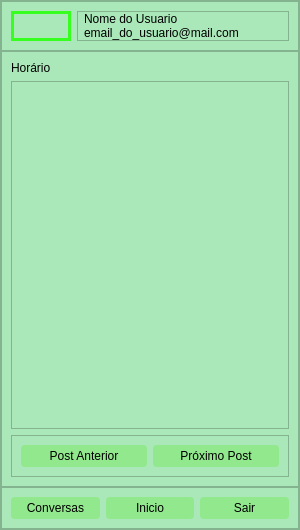
<?xml version="1.0" encoding="UTF-8"?>
<ui version="4.0">
 <class>MainWindow</class>
 <widget class="QMainWindow" name="MainWindow">
  <property name="geometry">
   <rect>
    <x>0</x>
    <y>0</y>
    <width>300</width>
    <height>530</height>
   </rect>
  </property>
  <property name="minimumSize">
   <size>
    <width>300</width>
    <height>530</height>
   </size>
  </property>
  <property name="maximumSize">
   <size>
    <width>300</width>
    <height>16777215</height>
   </size>
  </property>
  <property name="windowTitle">
   <string>MainWindow</string>
  </property>
  <widget class="QWidget" name="centralwidget">
   <property name="maximumSize">
    <size>
     <width>300</width>
     <height>16777215</height>
    </size>
   </property>
   <layout class="QVBoxLayout" name="verticalLayout">
    <property name="spacing">
     <number>0</number>
    </property>
    <property name="leftMargin">
     <number>0</number>
    </property>
    <property name="topMargin">
     <number>0</number>
    </property>
    <property name="rightMargin">
     <number>0</number>
    </property>
    <property name="bottomMargin">
     <number>0</number>
    </property>
    <item>
     <widget class="QFrame" name="tela_perfil">
      <property name="styleSheet">
       <string notr="true">background-color: rgb(170, 232, 185);
</string>
      </property>
      <property name="frameShape">
       <enum>QFrame::StyledPanel</enum>
      </property>
      <property name="frameShadow">
       <enum>QFrame::Raised</enum>
      </property>
      <layout class="QVBoxLayout" name="verticalLayout_2">
       <property name="spacing">
        <number>0</number>
       </property>
       <property name="leftMargin">
        <number>0</number>
       </property>
       <property name="topMargin">
        <number>0</number>
       </property>
       <property name="rightMargin">
        <number>0</number>
       </property>
       <property name="bottomMargin">
        <number>0</number>
       </property>
       <item>
        <widget class="QFrame" name="perfil_infos">
         <property name="maximumSize">
          <size>
           <width>16777215</width>
           <height>80</height>
          </size>
         </property>
         <property name="frameShape">
          <enum>QFrame::StyledPanel</enum>
         </property>
         <property name="frameShadow">
          <enum>QFrame::Raised</enum>
         </property>
         <layout class="QHBoxLayout" name="horizontalLayout_2">
          <item>
           <widget class="QFrame" name="foto_perfil">
            <property name="maximumSize">
             <size>
              <width>60</width>
              <height>16777215</height>
             </size>
            </property>
            <property name="styleSheet">
             <string notr="true">QFrame{
	
	image: url(:/icones/pato.jpg);
	
	border-radius : 100px;
	border: 3px solid rgb(54, 255, 32)
}</string>
            </property>
            <property name="frameShape">
             <enum>QFrame::StyledPanel</enum>
            </property>
            <property name="frameShadow">
             <enum>QFrame::Plain</enum>
            </property>
           </widget>
          </item>
          <item>
           <widget class="QFrame" name="infos">
            <property name="frameShape">
             <enum>QFrame::StyledPanel</enum>
            </property>
            <property name="frameShadow">
             <enum>QFrame::Raised</enum>
            </property>
            <layout class="QVBoxLayout" name="verticalLayout_3">
             <property name="spacing">
              <number>0</number>
             </property>
             <property name="leftMargin">
              <number>6</number>
             </property>
             <property name="topMargin">
              <number>0</number>
             </property>
             <property name="rightMargin">
              <number>0</number>
             </property>
             <property name="bottomMargin">
              <number>0</number>
             </property>
             <item>
              <widget class="QLabel" name="Nome">
               <property name="styleSheet">
                <string notr="true">font: 87 15pt &quot;Arial Black&quot;;</string>
               </property>
               <property name="text">
                <string>Nome do Usuario</string>
               </property>
              </widget>
             </item>
             <item>
              <widget class="QLabel" name="Email">
               <property name="text">
                <string>email_do_usuario@mail.com</string>
               </property>
              </widget>
             </item>
            </layout>
           </widget>
          </item>
         </layout>
        </widget>
       </item>
       <item>
        <widget class="QFrame" name="tela_perfil_meio">
         <property name="minimumSize">
          <size>
           <width>0</width>
           <height>300</height>
          </size>
         </property>
         <property name="frameShape">
          <enum>QFrame::StyledPanel</enum>
         </property>
         <property name="frameShadow">
          <enum>QFrame::Raised</enum>
         </property>
         <layout class="QGridLayout" name="gridLayout">
          <item row="0" column="0">
           <widget class="QLabel" name="horario">
            <property name="text">
             <string>Horário</string>
            </property>
           </widget>
          </item>
          <item row="2" column="0" rowspan="2">
           <widget class="QFrame" name="frame">
            <property name="minimumSize">
             <size>
              <width>0</width>
              <height>30</height>
             </size>
            </property>
            <property name="frameShape">
             <enum>QFrame::StyledPanel</enum>
            </property>
            <property name="frameShadow">
             <enum>QFrame::Raised</enum>
            </property>
            <layout class="QHBoxLayout" name="horizontalLayout_3">
             <item>
              <widget class="QPushButton" name="antPost">
               <property name="styleSheet">
                <string notr="true">QPushButton {
	border: 3px solid rgb(146, 232, 141);
	border-radius: 4px;
	padding: 1px;
	background-color:  rgb(146, 232, 141);
	color: rgb(0,0,0);
	
	font: 87 11pt &quot;Arial Black&quot;;
}
QPushButton:hover {
	background-color:  rgb(95, 232, 71);
	
}
QPushButton:pressed {
	background-color: rgb(12, 255, 0);
}
</string>
               </property>
               <property name="text">
                <string>Post Anterior</string>
               </property>
              </widget>
             </item>
             <item>
              <widget class="QPushButton" name="proxPost">
               <property name="styleSheet">
                <string notr="true">QPushButton {
	border: 3px solid rgb(146, 232, 141);
	border-radius: 4px;
	padding: 1px;
	background-color:  rgb(146, 232, 141);
	color: rgb(0,0,0);
	
	font: 87 11pt &quot;Arial Black&quot;;
}
QPushButton:hover {
	background-color:  rgb(95, 232, 71);
	
}
QPushButton:pressed {
	background-color: rgb(12, 255, 0);
}
</string>
               </property>
               <property name="text">
                <string>Próximo Post</string>
               </property>
              </widget>
             </item>
            </layout>
           </widget>
          </item>
          <item row="1" column="0">
           <widget class="QTextBrowser" name="postArea"/>
          </item>
         </layout>
        </widget>
       </item>
       <item>
        <widget class="QFrame" name="tela_perfil_baixo">
         <property name="maximumSize">
          <size>
           <width>16777215</width>
           <height>50</height>
          </size>
         </property>
         <property name="frameShape">
          <enum>QFrame::StyledPanel</enum>
         </property>
         <property name="frameShadow">
          <enum>QFrame::Raised</enum>
         </property>
         <layout class="QHBoxLayout" name="horizontalLayout">
          <item>
           <widget class="QPushButton" name="botao_conversas">
            <property name="maximumSize">
             <size>
              <width>150</width>
              <height>16777215</height>
             </size>
            </property>
            <property name="styleSheet">
             <string notr="true">QPushButton {
	border: 3px solid rgb(146, 232, 141);
	border-radius: 4px;
	padding: 1px;
	background-color:  rgb(146, 232, 141);
	color: rgb(0,0,0);
	
	font: 87 11pt &quot;Arial Black&quot;;
}
QPushButton:hover {
	background-color:  rgb(95, 232, 71);
	
}
QPushButton:pressed {
	background-color: rgb(12, 255, 0);
}
</string>
            </property>
            <property name="text">
             <string>Conversas</string>
            </property>
           </widget>
          </item>
          <item>
           <widget class="QPushButton" name="botao_inicio">
            <property name="maximumSize">
             <size>
              <width>150</width>
              <height>16777215</height>
             </size>
            </property>
            <property name="styleSheet">
             <string notr="true">QPushButton {
	border: 3px solid rgb(146, 232, 141);
	border-radius: 4px;
	padding: 1px;
	background-color:  rgb(146, 232, 141);
	color: rgb(0,0,0);
	
	font: 87 11pt &quot;Arial Black&quot;;
}
QPushButton:hover {
	background-color:  rgb(95, 232, 71);
	
}
QPushButton:pressed {
	background-color: rgb(12, 255, 0);
}
</string>
            </property>
            <property name="text">
             <string>Inicio</string>
            </property>
           </widget>
          </item>
          <item>
           <widget class="QPushButton" name="botao_sair">
            <property name="maximumSize">
             <size>
              <width>150</width>
              <height>16777215</height>
             </size>
            </property>
            <property name="styleSheet">
             <string notr="true">QPushButton {
	border: 3px solid rgb(146, 232, 141);
	border-radius: 4px;
	padding: 1px;
	background-color:  rgb(146, 232, 141);
	color: rgb(0,0,0);
	
	font: 87 11pt &quot;Arial Black&quot;;
}
QPushButton:hover {
	background-color:  rgb(95, 232, 71);
	
}
QPushButton:pressed {
	background-color: rgb(12, 255, 0);
}
</string>
            </property>
            <property name="text">
             <string>Sair</string>
            </property>
           </widget>
          </item>
         </layout>
        </widget>
       </item>
      </layout>
     </widget>
    </item>
   </layout>
  </widget>
 </widget>
 <resources>
  <include location="icones.qrc"/>
 </resources>
 <connections/>
</ui>
